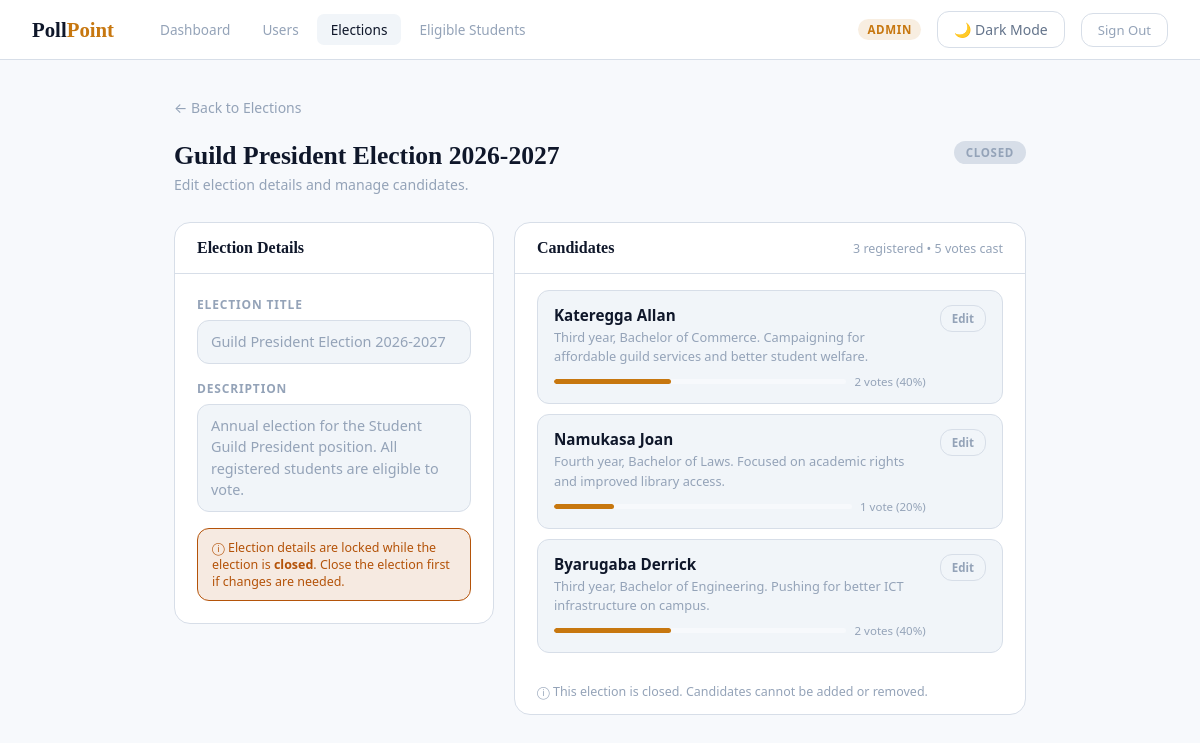
Screenshot of /admin_election_edit.php?election_id=1 (signed in) with the database file from the repository.
### tables this page shows
CREATE TABLE `elections` (
  `id` int UNSIGNED NOT NULL,
  `title` varchar(200) NOT NULL,
  `description` text,
  `status` enum('pending','open','closed') NOT NULL DEFAULT 'pending',
  `created_by` int UNSIGNED NOT NULL,
  `created_at` datetime NOT NULL DEFAULT CURRENT_TIMESTAMP
);

CREATE TABLE `candidates` (
  `id` int UNSIGNED NOT NULL,
  `election_id` int UNSIGNED NOT NULL,
  `name` varchar(100) NOT NULL,
  `description` text,
  `added_at` datetime NOT NULL DEFAULT CURRENT_TIMESTAMP
);

### admin_election_edit.php (the view, shortened to what this page needs)
<?php
require_once 'db.php';
$election_id = intval($_GET['election_id'] ?? $_POST['election_id'] ?? 0);
$stmt = mysqli_prepare($conn,
    "SELECT id, title, description, status FROM elections WHERE id = ?"
);
mysqli_stmt_bind_param($stmt, "i", $election_id);
mysqli_stmt_execute($stmt);
$result   = mysqli_stmt_get_result($stmt);
$election = mysqli_fetch_assoc($result);
$stmt = mysqli_prepare($conn,
    "SELECT
        c.id,
        c.name,
        c.description,
        COUNT(v.id) AS vote_count
     FROM candidates c
     LEFT JOIN votes v ON v.candidate_id = c.id
     WHERE c.election_id = ?
     GROUP BY c.id, c.name, c.description
     ORDER BY c.added_at ASC"
);
mysqli_stmt_bind_param($stmt, "i", $election_id);
mysqli_stmt_execute($stmt);
$result     = mysqli_stmt_get_result($stmt);
$candidates = [];
while ($row = mysqli_fetch_assoc($result)) {
    $candidates[] = $row;
}
$total_votes = array_sum(array_column($candidates, 'vote_count'));
?>
<!DOCTYPE html>
<html lang="en">
<head>
    <link rel="stylesheet" href="styles.css">
</head>
<body>
<nav class="topbar">
    <div class="topbar-left">
        <div class="topbar-logo">Poll<span>Point</span></div>
        <div class="topbar-nav">
            <a href="admin_dashboard.php">Dashboard</a>
            <a href="admin_users.php">Users</a>
            <a href="admin_elections.php" class="active">Elections</a>
            <a href="admin_eligible.php">Eligible Students</a>
        </div>
    </div>
    <div class="topbar-right">
        <span class="admin-badge">Admin</span>
        <button id="theme-toggle-btn" class="theme-toggle-btn" onclick="toggleTheme()">🌙 Dark Mode</button>
        <a href="logout.php" class="btn-logout">Sign Out</a>
    </div>
</nav>
<main class="main">
    <a href="admin_elections.php" class="back-link">&#8592; Back to Elections</a>
    <div class="page-header">
        <div>
            <h1><?php echo htmlspecialchars($election['title']); ?></h1>
            <p>Edit election details and manage candidates.</p>
        </div>
        <span class="status-pill pill-<?php echo $election['status']; ?>">
            <?php echo ucfirst($election['status']); ?>
        </span>
    </div>
    <div class="layout">
        <div class="section-card">
            <div class="section-card-header">
                <h2>Election Details</h2>
            </div>
            <div class="section-card-body">
                <?php if ($election['status'] === 'pending'): ?>
                <form method="POST">
                    <input type="hidden" name="action"      value="update_election">
                    <input type="hidden" name="election_id" value="<?php echo $election_id; ?>">
                    <div class="form-group">
                        <label>Election Title</label>
                        <input type="text" name="title"
                            value="<?php echo htmlspecialchars($election['title']); ?>"
                            maxlength="200" required>
                    </div>
                    <div class="form-group">
                        <label>Description</label>
                        <textarea name="description"
                            placeholder="Brief description shown to students..."><?php echo htmlspecialchars($election['description']); ?></textarea>
                    </div>
                    <button type="submit" class="btn-save">Save Details</button>
                </form>
                <?php else: ?>
                <div class="form-group">
                    <label>Election Title</label>
                    <div class="readonly-field"><?php echo htmlspecialchars($election['title']); ?></div>
                </div>
                <div class="form-group">
                    <label>Description</label>
                    <div class="readonly-field">
                        <?php echo !empty($election['description'])
                            ? htmlspecialchars($election['description'])
                            : '—'; ?>
                    </div>
                </div>
                <div class="locked-notice">
                    &#9432; Election details are locked while the election is
                    <strong><?php echo $election['status']; ?></strong>.
                    Close the election first if changes are needed.
                </div>
                <?php endif; ?>
            </div>
        </div>
        <div class="section-card">
            <div class="section-card-header">
                <h2>Candidates</h2>
                <span style="font-size:0.78rem;color:var(--text-muted)">
                    <?php echo count($candidates); ?> registered
                    &bull; <?php echo $total_votes; ?> vote<?php echo $total_votes != 1 ? 's' : ''; ?> cast
                </span>
            </div>
            <?php if (empty($candidates)): ?>
                <div class="empty-candidates">
                    No candidates yet. Add the first one below.
                </div>
            <?php else: ?>
            <div class="candidates-list">
                <?php foreach ($candidates as $c):
                    $pct = $total_votes > 0 ? round(($c['vote_count'] / $total_votes) * 100) : 0;
                ?>
                <div class="candidate-row">
                    <div class="candidate-row-info">
                        <div class="candidate-row-name"><?php echo htmlspecialchars($c['name']); ?></div>
                        <div class="candidate-row-desc">
                            <?php echo !empty($c['description'])
                                ? htmlspecialchars($c['description'])
                                : '<em style="color:var(--text-muted)">No description</em>'; ?>
                        </div>
                        <div class="mini-result">
                            <div class="mini-bar-track">
                                <div class="mini-bar-fill" style="width:<?php echo $pct; ?>%"></div>
                            </div>
                            <span class="mini-bar-label">
                                <?php echo $c['vote_count']; ?> vote<?php echo $c['vote_count'] != 1 ? 's' : ''; ?>
                                (<?php echo $pct; ?>%)
                            </span>
                        </div>
                    </div>
                    <div class="candidate-row-actions">
                        <button type="button" class="btn-sm edit"
                            onclick="openEditModal(
                                <?php echo $c['id']; ?>,
                                '<?php echo addslashes(htmlspecialchars($c['name'])); ?>',
                                '<?php echo addslashes(htmlspecialchars($c['description'])); ?>'
                            )">
                            Edit
                        </button>
                    </div>
                </div>
                <?php endforeach; ?>
            </div>
            <?php endif; ?>
            <?php if ($election['status'] !== 'closed'): ?>
            <div class="add-candidate-form">
                <h3>Add Candidate</h3>
                <form method="POST">
                    <input type="hidden" name="action"      value="add_candidate">
                    <input type="hidden" name="election_id" value="<?php echo $election_id; ?>">
                    <div class="add-row">
                        <input type="text" name="candidate_name"
                            placeholder="Full name *"
                            maxlength="100" required>
                        <input type="text" name="candidate_description"
                            placeholder="Position / year / manifesto (optional)"
                            maxlength="255">
                    </div>
                    <button type="submit" class="btn-add">+ Add Candidate</button>
                </form>
            </div>
            <?php else: ?>
            <div style="padding:14px 22px;font-size:0.78rem;color:var(--text-muted);
                        border-top:1px solid var(--border);background:var(--bg-dark);">
                &#9432; This election is closed. Candidates cannot be added or removed.
            </div>
            <?php endif; ?>
        </div>
    </div>
</main>
</body>
</html>

### styles.css (style rules this page uses)
:root { color-scheme: light; --font-sans: system-ui, -apple-system, BlinkMacSystemFont, "Segoe UI", Roboto, Arial, sans-serif; --font-serif: Georgia, "Times New Roman", Times, serif; --space-1: 4px; --space-2: 8px; --space-3: 12px; --space-4: 16px; --space-5: 20px; --space-6: 24px; --space-8: 32px; --space-10: 40px; --radius-sm: 8px; --radius-md: 12px; --radius-lg: 16px; --radius-xl: 20px; --bg-page: #f7f9fc; --bg-surface: #ffffff; --bg-surface-2: #f1f5f9; --bg-surface-3: #eaf0f7; --bg-overlay: rgba(15, 23, 42, 0.55); --text-primary: #0f172a; --text-secondary: #64748b; --text-muted: #94a3b8; --text-inverse: #ffffff; --border-subtle: #d7dee8; --border-strong: #b8c3d3; --shadow-sm: 0 1px 2px rgba(15, 23, 42, 0.06); --shadow-md: 0 10px 30px rgba(15, 23, 42, 0.10); --shadow-lg: 0 18px 45px rgba(15, 23, 42, 0.14); --accent: #c7770f; --accent-hover: #a9640b; --accent-soft: rgba(199, 119, 15, 0.12); --success: #15803d; --success-soft: rgba(21, 128, 61, 0.12); --warning: #b45309; --warning-soft: rgba(180, 83, 9, 0.12); --danger: #dc2626; --danger-soft: rgba(220, 38, 38, 0.12); --info: #2563eb; --info-soft: rgba(37, 99, 235, 0.12); --focus-ring: 0 0 0 3px rgba(199, 119, 15, 0.22); --transition-fast: 120ms ease; --transition-base: 180ms ease; --transition-slow: 260ms ease; --page-background: var(--bg-page); --surface: var(--bg-surface); --surface-elevated: var(--bg-surface-2); --surface-raised: var(--bg-surface-3); --card-background: var(--bg-surface); --card-border: var(--border-subtle); --header-background: var(--bg-surface); --input-background: var(--bg-surface); --input-border: var(--border-subtle); --input-text: var(--text-primary); --input-placeholder: var(--text-muted); --button-primary-bg: var(--accent); --button-primary-text: var(--text-inverse); --button-primary-hover: var(--accent-hover); --button-secondary-bg: var(--bg-surface-2); --button-secondary-text: var(--text-primary); --button-secondary-border: var(--border-subtle); --table-header-bg: var(--bg-surface-2); --table-row-hover: var(--bg-surface-2); --modal-backdrop: var(--bg-overlay); }
html { background: var(--page-background); }
body { background: var(--page-background); color: var(--text-primary); font-family: var(--font-sans); transition: background-color var(--transition-base), color var(--transition-base); }
button, input, select, textarea { font: inherit; }
.theme-toggle-btn { display: inline-flex; align-items: center; gap: var(--space-2); padding: var(--space-2) var(--space-4); background: transparent; border: 1px solid var(--border-subtle); border-radius: var(--radius-md); color: var(--text-secondary); font-family: var(--font-sans); font-size: 0.875rem; cursor: pointer; transition: border-color var(--transition-base), color var(--transition-base), background-color var(--transition-base); white-space: nowrap; }

### rows the page displays
elections: title "Guild President Election 2026-2027", status "CLOSED", description "Annual election for the Student Guild President position. All registered students are eligible to vote.", status "closed"
candidates: name "Kateregga Allan", description "Third year, Bachelor of Commerce. Campaigning for affordable guild services and better student welfare.", vote_count "2", pct "40"
candidates: name "Namukasa Joan", description "Fourth year, Bachelor of Laws. Focused on academic rights and improved library access.", vote_count "1", pct "20"
candidates: name "Byarugaba Derrick", description "Third year, Bachelor of Engineering. Pushing for better ICT infrastructure on campus.", vote_count "2", pct "40"

### other values shown
count($candidates) "3"
$total_votes "5"
